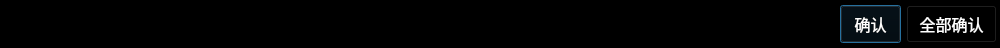
<?xml version="1.0" encoding="UTF-8"?>
<ui version="4.0">
 <class>CRealTimeFaultsWarnningDialog</class>
 <widget class="QDialog" name="CRealTimeFaultsWarnningDialog">
  <property name="geometry">
   <rect>
    <x>0</x>
    <y>0</y>
    <width>1000</width>
    <height>48</height>
   </rect>
  </property>
  <property name="palette">
   <palette>
    <active>
     <colorrole role="WindowText">
      <brush brushstyle="SolidPattern">
       <color alpha="255">
        <red>255</red>
        <green>255</green>
        <blue>255</blue>
       </color>
      </brush>
     </colorrole>
     <colorrole role="Button">
      <brush brushstyle="SolidPattern">
       <color alpha="255">
        <red>0</red>
        <green>0</green>
        <blue>0</blue>
       </color>
      </brush>
     </colorrole>
     <colorrole role="Light">
      <brush brushstyle="SolidPattern">
       <color alpha="255">
        <red>0</red>
        <green>0</green>
        <blue>0</blue>
       </color>
      </brush>
     </colorrole>
     <colorrole role="Midlight">
      <brush brushstyle="SolidPattern">
       <color alpha="255">
        <red>0</red>
        <green>0</green>
        <blue>0</blue>
       </color>
      </brush>
     </colorrole>
     <colorrole role="Dark">
      <brush brushstyle="SolidPattern">
       <color alpha="255">
        <red>0</red>
        <green>0</green>
        <blue>0</blue>
       </color>
      </brush>
     </colorrole>
     <colorrole role="Mid">
      <brush brushstyle="SolidPattern">
       <color alpha="255">
        <red>0</red>
        <green>0</green>
        <blue>0</blue>
       </color>
      </brush>
     </colorrole>
     <colorrole role="Text">
      <brush brushstyle="SolidPattern">
       <color alpha="255">
        <red>255</red>
        <green>255</green>
        <blue>255</blue>
       </color>
      </brush>
     </colorrole>
     <colorrole role="BrightText">
      <brush brushstyle="SolidPattern">
       <color alpha="255">
        <red>255</red>
        <green>255</green>
        <blue>255</blue>
       </color>
      </brush>
     </colorrole>
     <colorrole role="ButtonText">
      <brush brushstyle="SolidPattern">
       <color alpha="255">
        <red>255</red>
        <green>255</green>
        <blue>255</blue>
       </color>
      </brush>
     </colorrole>
     <colorrole role="Base">
      <brush brushstyle="SolidPattern">
       <color alpha="255">
        <red>0</red>
        <green>0</green>
        <blue>0</blue>
       </color>
      </brush>
     </colorrole>
     <colorrole role="Window">
      <brush brushstyle="SolidPattern">
       <color alpha="255">
        <red>0</red>
        <green>0</green>
        <blue>0</blue>
       </color>
      </brush>
     </colorrole>
     <colorrole role="Shadow">
      <brush brushstyle="SolidPattern">
       <color alpha="255">
        <red>0</red>
        <green>0</green>
        <blue>0</blue>
       </color>
      </brush>
     </colorrole>
     <colorrole role="AlternateBase">
      <brush brushstyle="SolidPattern">
       <color alpha="255">
        <red>0</red>
        <green>0</green>
        <blue>0</blue>
       </color>
      </brush>
     </colorrole>
     <colorrole role="ToolTipBase">
      <brush brushstyle="SolidPattern">
       <color alpha="255">
        <red>255</red>
        <green>255</green>
        <blue>220</blue>
       </color>
      </brush>
     </colorrole>
     <colorrole role="ToolTipText">
      <brush brushstyle="SolidPattern">
       <color alpha="255">
        <red>0</red>
        <green>0</green>
        <blue>0</blue>
       </color>
      </brush>
     </colorrole>
    </active>
    <inactive>
     <colorrole role="WindowText">
      <brush brushstyle="SolidPattern">
       <color alpha="255">
        <red>255</red>
        <green>255</green>
        <blue>255</blue>
       </color>
      </brush>
     </colorrole>
     <colorrole role="Button">
      <brush brushstyle="SolidPattern">
       <color alpha="255">
        <red>0</red>
        <green>0</green>
        <blue>0</blue>
       </color>
      </brush>
     </colorrole>
     <colorrole role="Light">
      <brush brushstyle="SolidPattern">
       <color alpha="255">
        <red>0</red>
        <green>0</green>
        <blue>0</blue>
       </color>
      </brush>
     </colorrole>
     <colorrole role="Midlight">
      <brush brushstyle="SolidPattern">
       <color alpha="255">
        <red>0</red>
        <green>0</green>
        <blue>0</blue>
       </color>
      </brush>
     </colorrole>
     <colorrole role="Dark">
      <brush brushstyle="SolidPattern">
       <color alpha="255">
        <red>0</red>
        <green>0</green>
        <blue>0</blue>
       </color>
      </brush>
     </colorrole>
     <colorrole role="Mid">
      <brush brushstyle="SolidPattern">
       <color alpha="255">
        <red>0</red>
        <green>0</green>
        <blue>0</blue>
       </color>
      </brush>
     </colorrole>
     <colorrole role="Text">
      <brush brushstyle="SolidPattern">
       <color alpha="255">
        <red>255</red>
        <green>255</green>
        <blue>255</blue>
       </color>
      </brush>
     </colorrole>
     <colorrole role="BrightText">
      <brush brushstyle="SolidPattern">
       <color alpha="255">
        <red>255</red>
        <green>255</green>
        <blue>255</blue>
       </color>
      </brush>
     </colorrole>
     <colorrole role="ButtonText">
      <brush brushstyle="SolidPattern">
       <color alpha="255">
        <red>255</red>
        <green>255</green>
        <blue>255</blue>
       </color>
      </brush>
     </colorrole>
     <colorrole role="Base">
      <brush brushstyle="SolidPattern">
       <color alpha="255">
        <red>0</red>
        <green>0</green>
        <blue>0</blue>
       </color>
      </brush>
     </colorrole>
     <colorrole role="Window">
      <brush brushstyle="SolidPattern">
       <color alpha="255">
        <red>0</red>
        <green>0</green>
        <blue>0</blue>
       </color>
      </brush>
     </colorrole>
     <colorrole role="Shadow">
      <brush brushstyle="SolidPattern">
       <color alpha="255">
        <red>0</red>
        <green>0</green>
        <blue>0</blue>
       </color>
      </brush>
     </colorrole>
     <colorrole role="AlternateBase">
      <brush brushstyle="SolidPattern">
       <color alpha="255">
        <red>0</red>
        <green>0</green>
        <blue>0</blue>
       </color>
      </brush>
     </colorrole>
     <colorrole role="ToolTipBase">
      <brush brushstyle="SolidPattern">
       <color alpha="255">
        <red>255</red>
        <green>255</green>
        <blue>220</blue>
       </color>
      </brush>
     </colorrole>
     <colorrole role="ToolTipText">
      <brush brushstyle="SolidPattern">
       <color alpha="255">
        <red>0</red>
        <green>0</green>
        <blue>0</blue>
       </color>
      </brush>
     </colorrole>
    </inactive>
    <disabled>
     <colorrole role="WindowText">
      <brush brushstyle="SolidPattern">
       <color alpha="255">
        <red>0</red>
        <green>0</green>
        <blue>0</blue>
       </color>
      </brush>
     </colorrole>
     <colorrole role="Button">
      <brush brushstyle="SolidPattern">
       <color alpha="255">
        <red>0</red>
        <green>0</green>
        <blue>0</blue>
       </color>
      </brush>
     </colorrole>
     <colorrole role="Light">
      <brush brushstyle="SolidPattern">
       <color alpha="255">
        <red>0</red>
        <green>0</green>
        <blue>0</blue>
       </color>
      </brush>
     </colorrole>
     <colorrole role="Midlight">
      <brush brushstyle="SolidPattern">
       <color alpha="255">
        <red>0</red>
        <green>0</green>
        <blue>0</blue>
       </color>
      </brush>
     </colorrole>
     <colorrole role="Dark">
      <brush brushstyle="SolidPattern">
       <color alpha="255">
        <red>0</red>
        <green>0</green>
        <blue>0</blue>
       </color>
      </brush>
     </colorrole>
     <colorrole role="Mid">
      <brush brushstyle="SolidPattern">
       <color alpha="255">
        <red>0</red>
        <green>0</green>
        <blue>0</blue>
       </color>
      </brush>
     </colorrole>
     <colorrole role="Text">
      <brush brushstyle="SolidPattern">
       <color alpha="255">
        <red>0</red>
        <green>0</green>
        <blue>0</blue>
       </color>
      </brush>
     </colorrole>
     <colorrole role="BrightText">
      <brush brushstyle="SolidPattern">
       <color alpha="255">
        <red>255</red>
        <green>255</green>
        <blue>255</blue>
       </color>
      </brush>
     </colorrole>
     <colorrole role="ButtonText">
      <brush brushstyle="SolidPattern">
       <color alpha="255">
        <red>0</red>
        <green>0</green>
        <blue>0</blue>
       </color>
      </brush>
     </colorrole>
     <colorrole role="Base">
      <brush brushstyle="SolidPattern">
       <color alpha="255">
        <red>0</red>
        <green>0</green>
        <blue>0</blue>
       </color>
      </brush>
     </colorrole>
     <colorrole role="Window">
      <brush brushstyle="SolidPattern">
       <color alpha="255">
        <red>0</red>
        <green>0</green>
        <blue>0</blue>
       </color>
      </brush>
     </colorrole>
     <colorrole role="Shadow">
      <brush brushstyle="SolidPattern">
       <color alpha="255">
        <red>0</red>
        <green>0</green>
        <blue>0</blue>
       </color>
      </brush>
     </colorrole>
     <colorrole role="AlternateBase">
      <brush brushstyle="SolidPattern">
       <color alpha="255">
        <red>0</red>
        <green>0</green>
        <blue>0</blue>
       </color>
      </brush>
     </colorrole>
     <colorrole role="ToolTipBase">
      <brush brushstyle="SolidPattern">
       <color alpha="255">
        <red>255</red>
        <green>255</green>
        <blue>220</blue>
       </color>
      </brush>
     </colorrole>
     <colorrole role="ToolTipText">
      <brush brushstyle="SolidPattern">
       <color alpha="255">
        <red>0</red>
        <green>0</green>
        <blue>0</blue>
       </color>
      </brush>
     </colorrole>
    </disabled>
   </palette>
  </property>
  <property name="font">
   <font>
    <family>SimHei</family>
   </font>
  </property>
  <property name="cursor">
   <cursorShape>BlankCursor</cursorShape>
  </property>
  <property name="windowTitle">
   <string>Dialog</string>
  </property>
  <property name="styleSheet">
   <string notr="true"/>
  </property>
  <property name="locale">
   <locale language="Chinese" country="China"/>
  </property>
  <widget class="QPushButton" name="pushButton">
   <property name="geometry">
    <rect>
     <x>840</x>
     <y>5</y>
     <width>61</width>
     <height>38</height>
    </rect>
   </property>
   <property name="font">
    <font>
     <family>黑体</family>
     <pointsize>12</pointsize>
    </font>
   </property>
   <property name="text">
    <string>确认</string>
   </property>
  </widget>
  <widget class="QPushButton" name="pushButton_2">
   <property name="geometry">
    <rect>
     <x>906</x>
     <y>5</y>
     <width>91</width>
     <height>38</height>
    </rect>
   </property>
   <property name="font">
    <font>
     <family>黑体</family>
     <pointsize>12</pointsize>
     <weight>50</weight>
     <bold>false</bold>
    </font>
   </property>
   <property name="text">
    <string>全部确认</string>
   </property>
  </widget>
  <widget class="QLabel" name="label">
   <property name="geometry">
    <rect>
     <x>0</x>
     <y>7</y>
     <width>831</width>
     <height>31</height>
    </rect>
   </property>
   <property name="palette">
    <palette>
     <active>
      <colorrole role="WindowText">
       <brush brushstyle="SolidPattern">
        <color alpha="255">
         <red>0</red>
         <green>0</green>
         <blue>0</blue>
        </color>
       </brush>
      </colorrole>
      <colorrole role="Button">
       <brush brushstyle="SolidPattern">
        <color alpha="255">
         <red>255</red>
         <green>255</green>
         <blue>255</blue>
        </color>
       </brush>
      </colorrole>
      <colorrole role="Light">
       <brush brushstyle="SolidPattern">
        <color alpha="255">
         <red>255</red>
         <green>255</green>
         <blue>255</blue>
        </color>
       </brush>
      </colorrole>
      <colorrole role="Midlight">
       <brush brushstyle="SolidPattern">
        <color alpha="255">
         <red>255</red>
         <green>255</green>
         <blue>255</blue>
        </color>
       </brush>
      </colorrole>
      <colorrole role="Dark">
       <brush brushstyle="SolidPattern">
        <color alpha="255">
         <red>127</red>
         <green>127</green>
         <blue>127</blue>
        </color>
       </brush>
      </colorrole>
      <colorrole role="Mid">
       <brush brushstyle="SolidPattern">
        <color alpha="255">
         <red>170</red>
         <green>170</green>
         <blue>170</blue>
        </color>
       </brush>
      </colorrole>
      <colorrole role="Text">
       <brush brushstyle="SolidPattern">
        <color alpha="255">
         <red>0</red>
         <green>0</green>
         <blue>0</blue>
        </color>
       </brush>
      </colorrole>
      <colorrole role="BrightText">
       <brush brushstyle="SolidPattern">
        <color alpha="255">
         <red>255</red>
         <green>255</green>
         <blue>255</blue>
        </color>
       </brush>
      </colorrole>
      <colorrole role="ButtonText">
       <brush brushstyle="SolidPattern">
        <color alpha="255">
         <red>0</red>
         <green>0</green>
         <blue>0</blue>
        </color>
       </brush>
      </colorrole>
      <colorrole role="Base">
       <brush brushstyle="SolidPattern">
        <color alpha="255">
         <red>255</red>
         <green>255</green>
         <blue>255</blue>
        </color>
       </brush>
      </colorrole>
      <colorrole role="Window">
       <brush brushstyle="SolidPattern">
        <color alpha="255">
         <red>255</red>
         <green>255</green>
         <blue>255</blue>
        </color>
       </brush>
      </colorrole>
      <colorrole role="Shadow">
       <brush brushstyle="SolidPattern">
        <color alpha="255">
         <red>0</red>
         <green>0</green>
         <blue>0</blue>
        </color>
       </brush>
      </colorrole>
      <colorrole role="AlternateBase">
       <brush brushstyle="SolidPattern">
        <color alpha="255">
         <red>255</red>
         <green>255</green>
         <blue>255</blue>
        </color>
       </brush>
      </colorrole>
      <colorrole role="ToolTipBase">
       <brush brushstyle="SolidPattern">
        <color alpha="255">
         <red>255</red>
         <green>255</green>
         <blue>220</blue>
        </color>
       </brush>
      </colorrole>
      <colorrole role="ToolTipText">
       <brush brushstyle="SolidPattern">
        <color alpha="255">
         <red>0</red>
         <green>0</green>
         <blue>0</blue>
        </color>
       </brush>
      </colorrole>
     </active>
     <inactive>
      <colorrole role="WindowText">
       <brush brushstyle="SolidPattern">
        <color alpha="255">
         <red>0</red>
         <green>0</green>
         <blue>0</blue>
        </color>
       </brush>
      </colorrole>
      <colorrole role="Button">
       <brush brushstyle="SolidPattern">
        <color alpha="255">
         <red>255</red>
         <green>255</green>
         <blue>255</blue>
        </color>
       </brush>
      </colorrole>
      <colorrole role="Light">
       <brush brushstyle="SolidPattern">
        <color alpha="255">
         <red>255</red>
         <green>255</green>
         <blue>255</blue>
        </color>
       </brush>
      </colorrole>
      <colorrole role="Midlight">
       <brush brushstyle="SolidPattern">
        <color alpha="255">
         <red>255</red>
         <green>255</green>
         <blue>255</blue>
        </color>
       </brush>
      </colorrole>
      <colorrole role="Dark">
       <brush brushstyle="SolidPattern">
        <color alpha="255">
         <red>127</red>
         <green>127</green>
         <blue>127</blue>
        </color>
       </brush>
      </colorrole>
      <colorrole role="Mid">
       <brush brushstyle="SolidPattern">
        <color alpha="255">
         <red>170</red>
         <green>170</green>
         <blue>170</blue>
        </color>
       </brush>
      </colorrole>
      <colorrole role="Text">
       <brush brushstyle="SolidPattern">
        <color alpha="255">
         <red>0</red>
         <green>0</green>
         <blue>0</blue>
        </color>
       </brush>
      </colorrole>
      <colorrole role="BrightText">
       <brush brushstyle="SolidPattern">
        <color alpha="255">
         <red>255</red>
         <green>255</green>
         <blue>255</blue>
        </color>
       </brush>
      </colorrole>
      <colorrole role="ButtonText">
       <brush brushstyle="SolidPattern">
        <color alpha="255">
         <red>0</red>
         <green>0</green>
         <blue>0</blue>
        </color>
       </brush>
      </colorrole>
      <colorrole role="Base">
       <brush brushstyle="SolidPattern">
        <color alpha="255">
         <red>255</red>
         <green>255</green>
         <blue>255</blue>
        </color>
       </brush>
      </colorrole>
      <colorrole role="Window">
       <brush brushstyle="SolidPattern">
        <color alpha="255">
         <red>255</red>
         <green>255</green>
         <blue>255</blue>
        </color>
       </brush>
      </colorrole>
      <colorrole role="Shadow">
       <brush brushstyle="SolidPattern">
        <color alpha="255">
         <red>0</red>
         <green>0</green>
         <blue>0</blue>
        </color>
       </brush>
      </colorrole>
      <colorrole role="AlternateBase">
       <brush brushstyle="SolidPattern">
        <color alpha="255">
         <red>255</red>
         <green>255</green>
         <blue>255</blue>
        </color>
       </brush>
      </colorrole>
      <colorrole role="ToolTipBase">
       <brush brushstyle="SolidPattern">
        <color alpha="255">
         <red>255</red>
         <green>255</green>
         <blue>220</blue>
        </color>
       </brush>
      </colorrole>
      <colorrole role="ToolTipText">
       <brush brushstyle="SolidPattern">
        <color alpha="255">
         <red>0</red>
         <green>0</green>
         <blue>0</blue>
        </color>
       </brush>
      </colorrole>
     </inactive>
     <disabled>
      <colorrole role="WindowText">
       <brush brushstyle="SolidPattern">
        <color alpha="255">
         <red>127</red>
         <green>127</green>
         <blue>127</blue>
        </color>
       </brush>
      </colorrole>
      <colorrole role="Button">
       <brush brushstyle="SolidPattern">
        <color alpha="255">
         <red>255</red>
         <green>255</green>
         <blue>255</blue>
        </color>
       </brush>
      </colorrole>
      <colorrole role="Light">
       <brush brushstyle="SolidPattern">
        <color alpha="255">
         <red>255</red>
         <green>255</green>
         <blue>255</blue>
        </color>
       </brush>
      </colorrole>
      <colorrole role="Midlight">
       <brush brushstyle="SolidPattern">
        <color alpha="255">
         <red>255</red>
         <green>255</green>
         <blue>255</blue>
        </color>
       </brush>
      </colorrole>
      <colorrole role="Dark">
       <brush brushstyle="SolidPattern">
        <color alpha="255">
         <red>127</red>
         <green>127</green>
         <blue>127</blue>
        </color>
       </brush>
      </colorrole>
      <colorrole role="Mid">
       <brush brushstyle="SolidPattern">
        <color alpha="255">
         <red>170</red>
         <green>170</green>
         <blue>170</blue>
        </color>
       </brush>
      </colorrole>
      <colorrole role="Text">
       <brush brushstyle="SolidPattern">
        <color alpha="255">
         <red>127</red>
         <green>127</green>
         <blue>127</blue>
        </color>
       </brush>
      </colorrole>
      <colorrole role="BrightText">
       <brush brushstyle="SolidPattern">
        <color alpha="255">
         <red>255</red>
         <green>255</green>
         <blue>255</blue>
        </color>
       </brush>
      </colorrole>
      <colorrole role="ButtonText">
       <brush brushstyle="SolidPattern">
        <color alpha="255">
         <red>127</red>
         <green>127</green>
         <blue>127</blue>
        </color>
       </brush>
      </colorrole>
      <colorrole role="Base">
       <brush brushstyle="SolidPattern">
        <color alpha="255">
         <red>255</red>
         <green>255</green>
         <blue>255</blue>
        </color>
       </brush>
      </colorrole>
      <colorrole role="Window">
       <brush brushstyle="SolidPattern">
        <color alpha="255">
         <red>255</red>
         <green>255</green>
         <blue>255</blue>
        </color>
       </brush>
      </colorrole>
      <colorrole role="Shadow">
       <brush brushstyle="SolidPattern">
        <color alpha="255">
         <red>0</red>
         <green>0</green>
         <blue>0</blue>
        </color>
       </brush>
      </colorrole>
      <colorrole role="AlternateBase">
       <brush brushstyle="SolidPattern">
        <color alpha="255">
         <red>255</red>
         <green>255</green>
         <blue>255</blue>
        </color>
       </brush>
      </colorrole>
      <colorrole role="ToolTipBase">
       <brush brushstyle="SolidPattern">
        <color alpha="255">
         <red>255</red>
         <green>255</green>
         <blue>220</blue>
        </color>
       </brush>
      </colorrole>
      <colorrole role="ToolTipText">
       <brush brushstyle="SolidPattern">
        <color alpha="255">
         <red>0</red>
         <green>0</green>
         <blue>0</blue>
        </color>
       </brush>
      </colorrole>
     </disabled>
    </palette>
   </property>
   <property name="font">
    <font>
     <pointsize>9</pointsize>
    </font>
   </property>
   <property name="text">
    <string>TextLabel</string>
   </property>
  </widget>
 </widget>
 <resources/>
 <connections/>
</ui>
